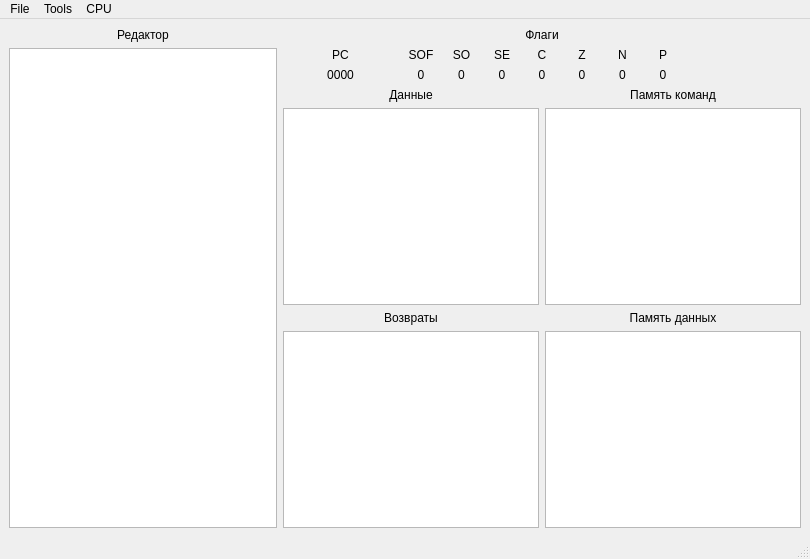
<?xml version="1.0" encoding="UTF-8"?>
<ui version="4.0">
 <class>MainWindow</class>
 <widget class="QMainWindow" name="MainWindow">
  <property name="geometry">
   <rect>
    <x>0</x>
    <y>0</y>
    <width>810</width>
    <height>559</height>
   </rect>
  </property>
  <property name="windowTitle">
   <string>MainWindow</string>
  </property>
  <widget class="QWidget" name="centralwidget">
   <property name="sizePolicy">
    <sizepolicy hsizetype="Fixed" vsizetype="Fixed">
     <horstretch>0</horstretch>
     <verstretch>0</verstretch>
    </sizepolicy>
   </property>
   <layout class="QVBoxLayout" name="verticalLayout_2">
    <item>
     <layout class="QHBoxLayout" name="mainLayout">
      <item>
       <layout class="QVBoxLayout" name="verticalLayout">
        <item>
         <widget class="QLabel" name="label">
          <property name="text">
           <string>Редактор</string>
          </property>
          <property name="alignment">
           <set>Qt::AlignCenter</set>
          </property>
         </widget>
        </item>
        <item>
         <widget class="QTextEdit" name="textEdit"/>
        </item>
       </layout>
      </item>
      <item>
       <layout class="QVBoxLayout" name="cpuLayout">
        <item>
         <widget class="QLabel" name="flagsTitleLbl">
          <property name="sizePolicy">
           <sizepolicy hsizetype="Preferred" vsizetype="Minimum">
            <horstretch>0</horstretch>
            <verstretch>0</verstretch>
           </sizepolicy>
          </property>
          <property name="text">
           <string>Флаги</string>
          </property>
          <property name="alignment">
           <set>Qt::AlignHCenter|Qt::AlignTop</set>
          </property>
          <property name="margin">
           <number>2</number>
          </property>
         </widget>
        </item>
        <item>
         <layout class="QGridLayout" name="gridLayout">
          <property name="sizeConstraint">
           <enum>QLayout::SetMinimumSize</enum>
          </property>
          <item row="0" column="0">
           <widget class="QLabel" name="label_6">
            <property name="text">
             <string/>
            </property>
           </widget>
          </item>
          <item row="0" column="11">
           <widget class="QLabel" name="label_5">
            <property name="text">
             <string/>
            </property>
           </widget>
          </item>
          <item row="1" column="6">
           <widget class="QLabel" name="cv">
            <property name="sizePolicy">
             <sizepolicy hsizetype="Minimum" vsizetype="Minimum">
              <horstretch>0</horstretch>
              <verstretch>0</verstretch>
             </sizepolicy>
            </property>
            <property name="text">
             <string>0</string>
            </property>
            <property name="alignment">
             <set>Qt::AlignHCenter|Qt::AlignTop</set>
            </property>
           </widget>
          </item>
          <item row="0" column="2">
           <widget class="QLabel" name="label_3">
            <property name="text">
             <string/>
            </property>
           </widget>
          </item>
          <item row="0" column="1">
           <widget class="QLabel" name="pct">
            <property name="text">
             <string>PC</string>
            </property>
            <property name="alignment">
             <set>Qt::AlignCenter</set>
            </property>
           </widget>
          </item>
          <item row="1" column="7">
           <widget class="QLabel" name="zv">
            <property name="sizePolicy">
             <sizepolicy hsizetype="Minimum" vsizetype="Minimum">
              <horstretch>0</horstretch>
              <verstretch>0</verstretch>
             </sizepolicy>
            </property>
            <property name="text">
             <string>0</string>
            </property>
            <property name="alignment">
             <set>Qt::AlignHCenter|Qt::AlignTop</set>
            </property>
           </widget>
          </item>
          <item row="1" column="8">
           <widget class="QLabel" name="nv">
            <property name="sizePolicy">
             <sizepolicy hsizetype="Minimum" vsizetype="Minimum">
              <horstretch>0</horstretch>
              <verstretch>0</verstretch>
             </sizepolicy>
            </property>
            <property name="text">
             <string>0</string>
            </property>
            <property name="alignment">
             <set>Qt::AlignHCenter|Qt::AlignTop</set>
            </property>
           </widget>
          </item>
          <item row="0" column="10">
           <widget class="QLabel" name="label_2">
            <property name="text">
             <string/>
            </property>
           </widget>
          </item>
          <item row="1" column="5">
           <widget class="QLabel" name="sev">
            <property name="sizePolicy">
             <sizepolicy hsizetype="Minimum" vsizetype="Minimum">
              <horstretch>0</horstretch>
              <verstretch>0</verstretch>
             </sizepolicy>
            </property>
            <property name="text">
             <string>0</string>
            </property>
            <property name="alignment">
             <set>Qt::AlignHCenter|Qt::AlignTop</set>
            </property>
           </widget>
          </item>
          <item row="0" column="4">
           <widget class="QLabel" name="sot">
            <property name="sizePolicy">
             <sizepolicy hsizetype="Minimum" vsizetype="Minimum">
              <horstretch>0</horstretch>
              <verstretch>0</verstretch>
             </sizepolicy>
            </property>
            <property name="text">
             <string>SO</string>
            </property>
            <property name="alignment">
             <set>Qt::AlignHCenter|Qt::AlignTop</set>
            </property>
           </widget>
          </item>
          <item row="0" column="7">
           <widget class="QLabel" name="zt">
            <property name="sizePolicy">
             <sizepolicy hsizetype="Minimum" vsizetype="Minimum">
              <horstretch>0</horstretch>
              <verstretch>0</verstretch>
             </sizepolicy>
            </property>
            <property name="text">
             <string>Z</string>
            </property>
            <property name="alignment">
             <set>Qt::AlignHCenter|Qt::AlignTop</set>
            </property>
           </widget>
          </item>
          <item row="0" column="3">
           <widget class="QLabel" name="soft">
            <property name="sizePolicy">
             <sizepolicy hsizetype="Minimum" vsizetype="Minimum">
              <horstretch>0</horstretch>
              <verstretch>0</verstretch>
             </sizepolicy>
            </property>
            <property name="text">
             <string>SOF</string>
            </property>
            <property name="alignment">
             <set>Qt::AlignHCenter|Qt::AlignTop</set>
            </property>
           </widget>
          </item>
          <item row="0" column="5">
           <widget class="QLabel" name="set">
            <property name="sizePolicy">
             <sizepolicy hsizetype="Minimum" vsizetype="Minimum">
              <horstretch>0</horstretch>
              <verstretch>0</verstretch>
             </sizepolicy>
            </property>
            <property name="text">
             <string>SE</string>
            </property>
            <property name="alignment">
             <set>Qt::AlignHCenter|Qt::AlignTop</set>
            </property>
           </widget>
          </item>
          <item row="0" column="8">
           <widget class="QLabel" name="nt">
            <property name="sizePolicy">
             <sizepolicy hsizetype="Minimum" vsizetype="Minimum">
              <horstretch>0</horstretch>
              <verstretch>0</verstretch>
             </sizepolicy>
            </property>
            <property name="text">
             <string>N</string>
            </property>
            <property name="alignment">
             <set>Qt::AlignHCenter|Qt::AlignTop</set>
            </property>
           </widget>
          </item>
          <item row="0" column="9">
           <widget class="QLabel" name="pt">
            <property name="sizePolicy">
             <sizepolicy hsizetype="Minimum" vsizetype="Minimum">
              <horstretch>0</horstretch>
              <verstretch>0</verstretch>
             </sizepolicy>
            </property>
            <property name="text">
             <string>P</string>
            </property>
            <property name="alignment">
             <set>Qt::AlignHCenter|Qt::AlignTop</set>
            </property>
           </widget>
          </item>
          <item row="0" column="6">
           <widget class="QLabel" name="ct">
            <property name="sizePolicy">
             <sizepolicy hsizetype="Minimum" vsizetype="Minimum">
              <horstretch>0</horstretch>
              <verstretch>0</verstretch>
             </sizepolicy>
            </property>
            <property name="layoutDirection">
             <enum>Qt::RightToLeft</enum>
            </property>
            <property name="text">
             <string>C</string>
            </property>
            <property name="alignment">
             <set>Qt::AlignHCenter|Qt::AlignTop</set>
            </property>
           </widget>
          </item>
          <item row="1" column="3">
           <widget class="QLabel" name="sofv">
            <property name="sizePolicy">
             <sizepolicy hsizetype="Minimum" vsizetype="Minimum">
              <horstretch>0</horstretch>
              <verstretch>0</verstretch>
             </sizepolicy>
            </property>
            <property name="text">
             <string>0</string>
            </property>
            <property name="alignment">
             <set>Qt::AlignHCenter|Qt::AlignTop</set>
            </property>
           </widget>
          </item>
          <item row="1" column="4">
           <widget class="QLabel" name="sov">
            <property name="sizePolicy">
             <sizepolicy hsizetype="Minimum" vsizetype="Minimum">
              <horstretch>0</horstretch>
              <verstretch>0</verstretch>
             </sizepolicy>
            </property>
            <property name="text">
             <string>0</string>
            </property>
            <property name="alignment">
             <set>Qt::AlignHCenter|Qt::AlignTop</set>
            </property>
           </widget>
          </item>
          <item row="1" column="9">
           <widget class="QLabel" name="pv">
            <property name="sizePolicy">
             <sizepolicy hsizetype="Minimum" vsizetype="Minimum">
              <horstretch>0</horstretch>
              <verstretch>0</verstretch>
             </sizepolicy>
            </property>
            <property name="text">
             <string>0</string>
            </property>
            <property name="alignment">
             <set>Qt::AlignHCenter|Qt::AlignTop</set>
            </property>
           </widget>
          </item>
          <item row="0" column="12">
           <widget class="QLabel" name="label_7">
            <property name="text">
             <string/>
            </property>
           </widget>
          </item>
          <item row="1" column="1">
           <widget class="QLabel" name="pcv">
            <property name="text">
             <string>0000</string>
            </property>
            <property name="alignment">
             <set>Qt::AlignCenter</set>
            </property>
           </widget>
          </item>
         </layout>
        </item>
        <item>
         <layout class="QHBoxLayout" name="dataLayout">
          <item>
           <layout class="QVBoxLayout" name="stackLayout">
            <item>
             <widget class="QLabel" name="dataTitle">
              <property name="text">
               <string>Данные</string>
              </property>
              <property name="alignment">
               <set>Qt::AlignCenter</set>
              </property>
             </widget>
            </item>
            <item>
             <widget class="QListWidget" name="dataList">
              <property name="flow">
               <enum>QListView::TopToBottom</enum>
              </property>
             </widget>
            </item>
            <item>
             <widget class="QLabel" name="revertTitle">
              <property name="text">
               <string>Возвраты</string>
              </property>
              <property name="alignment">
               <set>Qt::AlignCenter</set>
              </property>
             </widget>
            </item>
            <item>
             <widget class="QListWidget" name="revertList"/>
            </item>
           </layout>
          </item>
          <item>
           <layout class="QVBoxLayout" name="memoryLayout">
            <item>
             <widget class="QLabel" name="progRamTitle">
              <property name="text">
               <string>Память команд</string>
              </property>
              <property name="alignment">
               <set>Qt::AlignCenter</set>
              </property>
             </widget>
            </item>
            <item>
             <widget class="QListWidget" name="progRamList"/>
            </item>
            <item>
             <widget class="QLabel" name="dataRamTitle">
              <property name="text">
               <string>Память данных</string>
              </property>
              <property name="alignment">
               <set>Qt::AlignCenter</set>
              </property>
             </widget>
            </item>
            <item>
             <widget class="QListWidget" name="dataRamList"/>
            </item>
           </layout>
          </item>
         </layout>
        </item>
       </layout>
      </item>
     </layout>
    </item>
   </layout>
  </widget>
  <widget class="QMenuBar" name="menubar">
   <property name="geometry">
    <rect>
     <x>0</x>
     <y>0</y>
     <width>810</width>
     <height>20</height>
    </rect>
   </property>
   <property name="defaultUp">
    <bool>false</bool>
   </property>
   <widget class="QMenu" name="menuFile">
    <property name="title">
     <string>File</string>
    </property>
    <addaction name="actionLoad"/>
    <addaction name="actionSave"/>
   </widget>
   <widget class="QMenu" name="menuTools">
    <property name="title">
     <string>Tools</string>
    </property>
    <addaction name="actionCompile"/>
   </widget>
   <widget class="QMenu" name="menuCPU">
    <property name="title">
     <string>CPU</string>
    </property>
    <addaction name="actionNext"/>
    <addaction name="actionRun"/>
    <addaction name="actionReset"/>
   </widget>
   <addaction name="menuFile"/>
   <addaction name="menuTools"/>
   <addaction name="menuCPU"/>
  </widget>
  <widget class="QStatusBar" name="statusbar"/>
  <action name="actionLoad">
   <property name="text">
    <string>Load program</string>
   </property>
   <property name="shortcut">
    <string>Ctrl+O</string>
   </property>
  </action>
  <action name="actionSave">
   <property name="text">
    <string>Save program</string>
   </property>
   <property name="shortcut">
    <string>Ctrl+S</string>
   </property>
  </action>
  <action name="actionCompile">
   <property name="text">
    <string>Compile</string>
   </property>
  </action>
  <action name="actionNext">
   <property name="text">
    <string>Next</string>
   </property>
   <property name="shortcut">
    <string>Ctrl+N</string>
   </property>
  </action>
  <action name="actionRun">
   <property name="text">
    <string>Run</string>
   </property>
  </action>
  <action name="actionReset">
   <property name="text">
    <string>Reset</string>
   </property>
  </action>
 </widget>
 <resources/>
 <connections/>
</ui>
